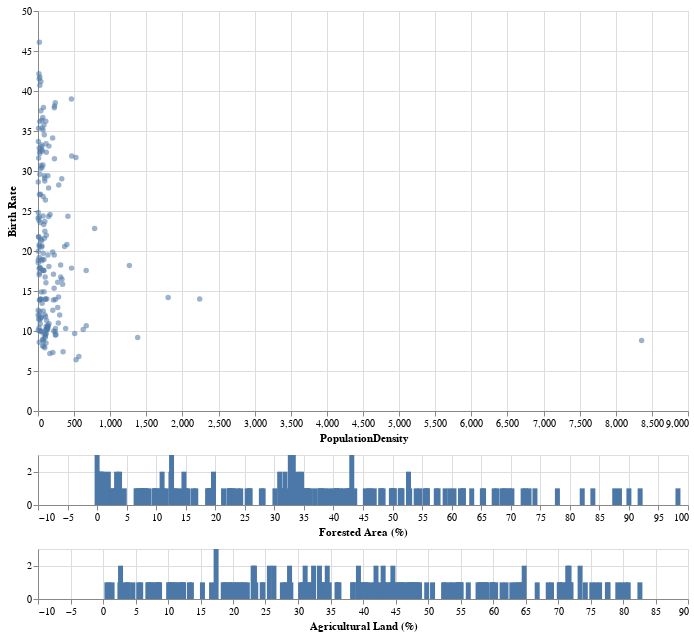

The notebook cell saved with this chart:
### Code cell
brush = alt.selection_interval(
    encodings=['x'] # limit selection to x-axis (year) values
)

brush2 = alt.selection_interval(
    encodings=['x'] # limit selection to x-axis (year) values
)

# dynamic query histogram
birth_rate = alt.Chart(data).mark_bar().add_params(
    brush
).encode(
    alt.X('ForestedArea:Q', title='Forested Area (%)'),
    alt.Y('count():Q', title=None)
).properties(
    width=650,
    height=50
)

agricultural_land = alt.Chart(data).mark_bar().add_params(
    brush2
).encode(
    alt.X('Agricultural Land( %):Q', title='Agricultural Land (%)'),
    alt.Y('count():Q', title=None)
).properties(
    width=650,
    height=50
)

# scatter plot, modify opacity based on selection
countries = alt.Chart(data).mark_circle().encode(
    x='PopulationDensity:Q',
    y='Birth Rate:Q',
    tooltip='Country:N',
    opacity=alt.condition(brush, alt.value(0.75), alt.value(0.20)),
    fillOpacity=alt.condition(brush2, alt.value(0.75), alt.value(0.20))
).properties(
    width=650,
    height=400
)

alt.vconcat(countries, birth_rate, agricultural_land).properties(spacing=10)

### Figure 1 — Vega-Lite specification as saved in the notebook (floating-point values rounded to 4 significant figures; data arrays with more than 128 entries replaced by an {"elided": "..."} marker saying what was removed)
{"config": {"view": {"continuousWidth": 300, "continuousHeight": 300}}, "vconcat": [{"mark": {"type": "circle"}, "encoding": {"fillOpacity": {"condition": {"param": "param_4", "value": 0.75}, "value": 0.2}, "opacity": {"condition": {"param": "param_3", "value": 0.75}, "value": 0.2}, "tooltip": {"field": "Country", "type": "nominal"}, "x": {"field": "PopulationDensity", "type": "quantitative"}, "y": {"field": "Birth Rate", "type": "quantitative"}}, "height": 400, "width": 650}, {"mark": {"type": "bar"}, "encoding": {"x": {"field": "ForestedArea", "title": "Forested Area (%)", "type": "quantitative"}, "y": {"aggregate": "count", "title": null, "type": "quantitative"}}, "height": 50, "name": "view_3", "width": 650}, {"mark": {"type": "bar"}, "encoding": {"x": {"field": "Agricultural Land( %)", "title": "Agricultural Land (%)", "type": "quantitative"}, "y": {"aggregate": "count", "title": null, "type": "quantitative"}}, "height": 50, "name": "view_4", "width": 650}], "data": {"name": "data-09fa4b193a8c013b1a3142914d46f67f"}, "params": [{"name": "param_3", "select": {"type": "interval", "encodings": ["x"]}, "views": ["view_3"]}, {"name": "param_4", "select": {"type": "interval", "encodings": ["x"]}, "views": ["view_4"]}], "spacing": 10, "$schema": "https://vega.github.io/schema/vega-lite/v5.17.0.json", "datasets": {"data-09fa4b193a8c013b1a3142914d46f67f": {"elided": "188 records"}}}
